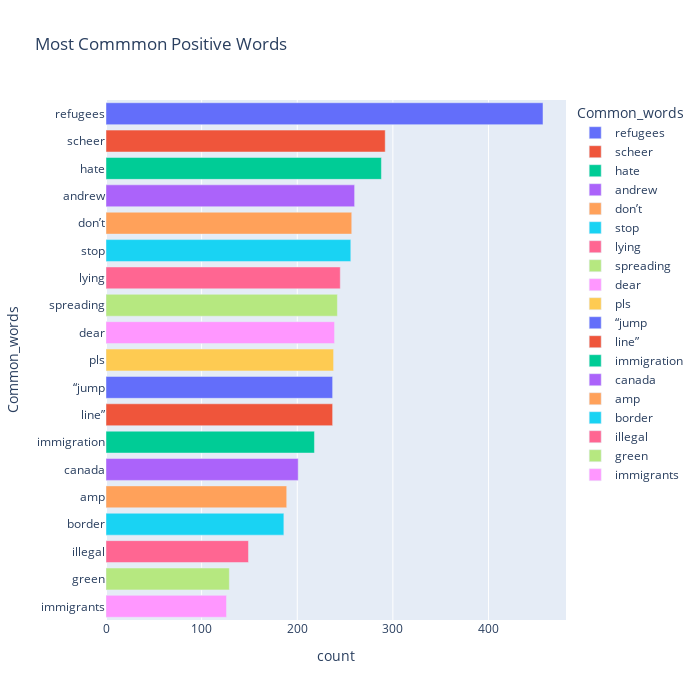

Notebook source saved alongside this figure:
### Markdown cell above
### Plotting bar graph of the most words in negative tweets

### Code cell
fig = px.bar(temp_negative, x="count", y="Common_words", title='Most Commmon Positive Words', orientation='h', 
             width=700, height=700,color='Common_words')
fig.show()

### Figure 1 — Plotly figure (JSON) as saved in the notebook; plotly's stock layout.template omitted (floating-point values rounded to 4 significant figures)
{"data": [{"alignmentgroup": "True", "hovertemplate": "Common_words=%{y}<br>count=%{x}<extra></extra>", "legendgroup": "refugees", "marker": {"color": "#636efa", "pattern": {"shape": ""}}, "name": "refugees", "offsetgroup": "refugees", "orientation": "h", "showlegend": true, "textposition": "auto", "type": "bar", "x": [457], "xaxis": "x", "y": ["refugees"], "yaxis": "y"}, {"alignmentgroup": "True", "hovertemplate": "Common_words=%{y}<br>count=%{x}<extra></extra>", "legendgroup": "scheer", "marker": {"color": "#EF553B", "pattern": {"shape": ""}}, "name": "scheer", "offsetgroup": "scheer", "orientation": "h", "showlegend": true, "textposition": "auto", "type": "bar", "x": [292], "xaxis": "x", "y": ["scheer"], "yaxis": "y"}, {"alignmentgroup": "True", "hovertemplate": "Common_words=%{y}<br>count=%{x}<extra></extra>", "legendgroup": "hate", "marker": {"color": "#00cc96", "pattern": {"shape": ""}}, "name": "hate", "offsetgroup": "hate", "orientation": "h", "showlegend": true, "textposition": "auto", "type": "bar", "x": [288], "xaxis": "x", "y": ["hate"], "yaxis": "y"}, {"alignmentgroup": "True", "hovertemplate": "Common_words=%{y}<br>count=%{x}<extra></extra>", "legendgroup": "andrew", "marker": {"color": "#ab63fa", "pattern": {"shape": ""}}, "name": "andrew", "offsetgroup": "andrew", "orientation": "h", "showlegend": true, "textposition": "auto", "type": "bar", "x": [260], "xaxis": "x", "y": ["andrew"], "yaxis": "y"}, {"alignmentgroup": "True", "hovertemplate": "Common_words=%{y}<br>count=%{x}<extra></extra>", "legendgroup": "don’t", "marker": {"color": "#FFA15A", "pattern": {"shape": ""}}, "name": "don’t", "offsetgroup": "don’t", "orientation": "h", "showlegend": true, "textposition": "auto", "type": "bar", "x": [257], "xaxis": "x", "y": ["don’t"], "yaxis": "y"}, {"alignmentgroup": "True", "hovertemplate": "Common_words=%{y}<br>count=%{x}<extra></extra>", "legendgroup": "stop", "marker": {"color": "#19d3f3", "pattern": {"shape": ""}}, "name": "stop", "offsetgroup": "stop", "orientation": "h", "showlegend": true, "textposition": "auto", "type": "bar", "x": [256], "xaxis": "x", "y": ["stop"], "yaxis": "y"}, {"alignmentgroup": "True", "hovertemplate": "Common_words=%{y}<br>count=%{x}<extra></extra>", "legendgroup": "lying", "marker": {"color": "#FF6692", "pattern": {"shape": ""}}, "name": "lying", "offsetgroup": "lying", "orientation": "h", "showlegend": true, "textposition": "auto", "type": "bar", "x": [245], "xaxis": "x", "y": ["lying"], "yaxis": "y"}, {"alignmentgroup": "True", "hovertemplate": "Common_words=%{y}<br>count=%{x}<extra></extra>", "legendgroup": "spreading", "marker": {"color": "#B6E880", "pattern": {"shape": ""}}, "name": "spreading", "offsetgroup": "spreading", "orientation": "h", "showlegend": true, "textposition": "auto", "type": "bar", "x": [242], "xaxis": "x", "y": ["spreading"], "yaxis": "y"}, {"alignmentgroup": "True", "hovertemplate": "Common_words=%{y}<br>count=%{x}<extra></extra>", "legendgroup": "dear", "marker": {"color": "#FF97FF", "pattern": {"shape": ""}}, "name": "dear", "offsetgroup": "dear", "orientation": "h", "showlegend": true, "textposition": "auto", "type": "bar", "x": [239], "xaxis": "x", "y": ["dear"], "yaxis": "y"}, {"alignmentgroup": "True", "hovertemplate": "Common_words=%{y}<br>count=%{x}<extra></extra>", "legendgroup": "pls", "marker": {"color": "#FECB52", "pattern": {"shape": ""}}, "name": "pls", "offsetgroup": "pls", "orientation": "h", "showlegend": true, "textposition": "auto", "type": "bar", "x": [238], "xaxis": "x", "y": ["pls"], "yaxis": "y"}, {"alignmentgroup": "True", "hovertemplate": "Common_words=%{y}<br>count=%{x}<extra></extra>", "legendgroup": "“jump", "marker": {"color": "#636efa", "pattern": {"shape": ""}}, "name": "“jump", "offsetgroup": "“jump", "orientation": "h", "showlegend": true, "textposition": "auto", "type": "bar", "x": [237], "xaxis": "x", "y": ["“jump"], "yaxis": "y"}, {"alignmentgroup": "True", "hovertemplate": "Common_words=%{y}<br>count=%{x}<extra></extra>", "legendgroup": "line”", "marker": {"color": "#EF553B", "pattern": {"shape": ""}}, "name": "line”", "offsetgroup": "line”", "orientation": "h", "showlegend": true, "textposition": "auto", "type": "bar", "x": [237], "xaxis": "x", "y": ["line”"], "yaxis": "y"}, {"alignmentgroup": "True", "hovertemplate": "Common_words=%{y}<br>count=%{x}<extra></extra>", "legendgroup": "immigration", "marker": {"color": "#00cc96", "pattern": {"shape": ""}}, "name": "immigration", "offsetgroup": "immigration", "orientation": "h", "showlegend": true, "textposition": "auto", "type": "bar", "x": [218], "xaxis": "x", "y": ["immigration"], "yaxis": "y"}, {"alignmentgroup": "True", "hovertemplate": "Common_words=%{y}<br>count=%{x}<extra></extra>", "legendgroup": "canada", "marker": {"color": "#ab63fa", "pattern": {"shape": ""}}, "name": "canada", "offsetgroup": "canada", "orientation": "h", "showlegend": true, "textposition": "auto", "type": "bar", "x": [201], "xaxis": "x", "y": ["canada"], "yaxis": "y"}, {"alignmentgroup": "True", "hovertemplate": "Common_words=%{y}<br>count=%{x}<extra></extra>", "legendgroup": "amp", "marker": {"color": "#FFA15A", "pattern": {"shape": ""}}, "name": "amp", "offsetgroup": "amp", "orientation": "h", "showlegend": true, "textposition": "auto", "type": "bar", "x": [189], "xaxis": "x", "y": ["amp"], "yaxis": "y"}, {"alignmentgroup": "True", "hovertemplate": "Common_words=%{y}<br>count=%{x}<extra></extra>", "legendgroup": "border", "marker": {"color": "#19d3f3", "pattern": {"shape": ""}}, "name": "border", "offsetgroup": "border", "orientation": "h", "showlegend": true, "textposition": "auto", "type": "bar", "x": [186], "xaxis": "x", "y": ["border"], "yaxis": "y"}, {"alignmentgroup": "True", "hovertemplate": "Common_words=%{y}<br>count=%{x}<extra></extra>", "legendgroup": "illegal", "marker": {"color": "#FF6692", "pattern": {"shape": ""}}, "name": "illegal", "offsetgroup": "illegal", "orientation": "h", "showlegend": true, "textposition": "auto", "type": "bar", "x": [149], "xaxis": "x", "y": ["illegal"], "yaxis": "y"}, {"alignmentgroup": "True", "hovertemplate": "Common_words=%{y}<br>count=%{x}<extra></extra>", "legendgroup": "green", "marker": {"color": "#B6E880", "pattern": {"shape": ""}}, "name": "green", "offsetgroup": "green", "orientation": "h", "showlegend": true, "textposition": "auto", "type": "bar", "x": [129], "xaxis": "x", "y": ["green"], "yaxis": "y"}, {"alignmentgroup": "True", "hovertemplate": "Common_words=%{y}<br>count=%{x}<extra></extra>", "legendgroup": "immigrants", "marker": {"color": "#FF97FF", "pattern": {"shape": ""}}, "name": "immigrants", "offsetgroup": "immigrants", "orientation": "h", "showlegend": true, "textposition": "auto", "type": "bar", "x": [126], "xaxis": "x", "y": ["immigrants"], "yaxis": "y"}], "layout": {"barmode": "relative", "height": 700, "legend": {"title": {"text": "Common_words"}, "tracegroupgap": 0}, "title": {"text": "Most Commmon Positive Words"}, "width": 700, "xaxis": {"anchor": "y", "domain": [0, 1], "title": {"text": "count"}}, "yaxis": {"anchor": "x", "categoryarray": ["immigrants", "green", "illegal", "border", "amp", "canada", "immigration", "line”", "“jump", "pls", "dear", "spreading", "lying", "stop", "don’t", "andrew", "hate", "scheer", "refugees"], "categoryorder": "array", "domain": [0, 1], "title": {"text": "Common_words"}}}}
